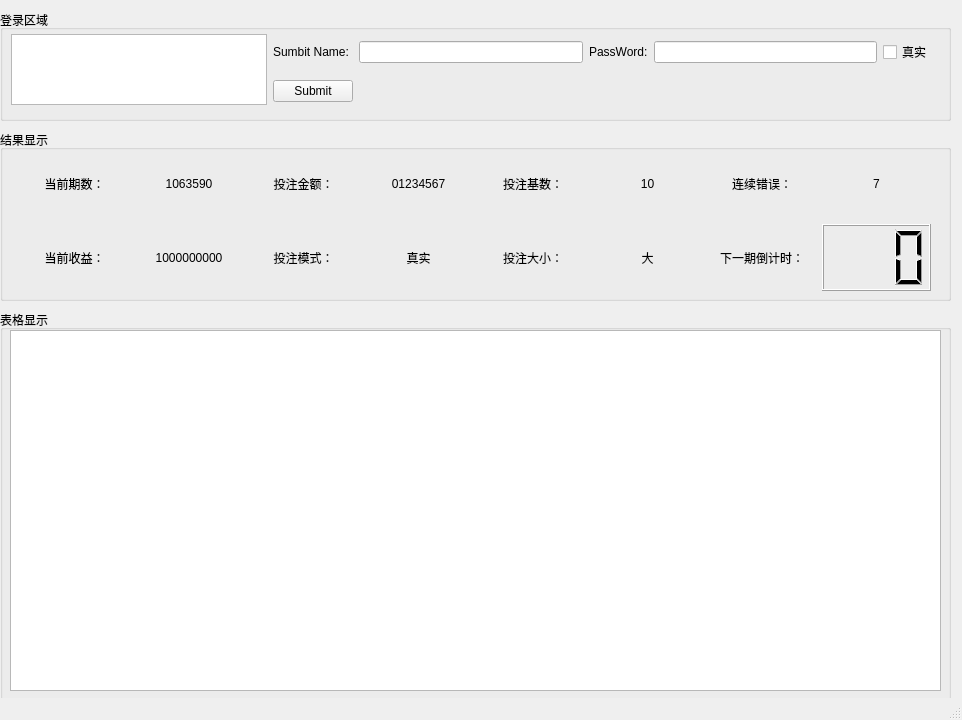
<?xml version="1.0" encoding="UTF-8"?>
<ui version="4.0">
 <class>MainWindow</class>
 <widget class="QMainWindow" name="MainWindow">
  <property name="geometry">
   <rect>
    <x>0</x>
    <y>0</y>
    <width>962</width>
    <height>720</height>
   </rect>
  </property>
  <property name="windowTitle">
   <string>MainWindow</string>
  </property>
  <widget class="QWidget" name="centralwidget">
   <widget class="QGroupBox" name="groupBox">
    <property name="geometry">
     <rect>
      <x>0</x>
      <y>10</y>
      <width>951</width>
      <height>111</height>
     </rect>
    </property>
    <property name="title">
     <string>登录区域</string>
    </property>
    <widget class="QWidget" name="">
     <property name="geometry">
      <rect>
       <x>11</x>
       <y>23</y>
       <width>921</width>
       <height>73</height>
      </rect>
     </property>
     <layout class="QGridLayout" name="gridLayout">
      <item row="0" column="0" rowspan="2">
       <widget class="QGraphicsView" name="graphicsView"/>
      </item>
      <item row="0" column="1">
       <widget class="QLabel" name="label">
        <property name="text">
         <string>Sumbit Name:</string>
        </property>
       </widget>
      </item>
      <item row="0" column="2">
       <widget class="QLineEdit" name="lineEdit"/>
      </item>
      <item row="0" column="3">
       <widget class="QLabel" name="label_2">
        <property name="text">
         <string>PassWord:</string>
        </property>
       </widget>
      </item>
      <item row="0" column="4">
       <widget class="QLineEdit" name="lineEdit_2"/>
      </item>
      <item row="0" column="5">
       <widget class="QCheckBox" name="checkBox">
        <property name="text">
         <string>真实</string>
        </property>
       </widget>
      </item>
      <item row="1" column="1">
       <widget class="QPushButton" name="pushButton">
        <property name="text">
         <string>Submit</string>
        </property>
       </widget>
      </item>
     </layout>
    </widget>
   </widget>
   <widget class="QGroupBox" name="groupBox_2">
    <property name="geometry">
     <rect>
      <x>0</x>
      <y>310</y>
      <width>951</width>
      <height>391</height>
     </rect>
    </property>
    <property name="title">
     <string>表格显示</string>
    </property>
    <widget class="QTableWidget" name="tableWidget">
     <property name="geometry">
      <rect>
       <x>10</x>
       <y>20</y>
       <width>931</width>
       <height>361</height>
      </rect>
     </property>
    </widget>
   </widget>
   <widget class="QGroupBox" name="groupBox_3">
    <property name="geometry">
     <rect>
      <x>0</x>
      <y>130</y>
      <width>951</width>
      <height>171</height>
     </rect>
    </property>
    <property name="title">
     <string>结果显示</string>
    </property>
    <widget class="QWidget" name="">
     <property name="geometry">
      <rect>
       <x>20</x>
       <y>20</y>
       <width>911</width>
       <height>141</height>
      </rect>
     </property>
     <layout class="QGridLayout" name="gridLayout_2">
      <item row="0" column="0">
       <widget class="QLabel" name="label_3">
        <property name="styleSheet">
         <string notr="true">font: 75 10pt &quot;微软雅黑&quot;;</string>
        </property>
        <property name="text">
         <string>当前期数：</string>
        </property>
        <property name="textFormat">
         <enum>Qt::AutoText</enum>
        </property>
        <property name="alignment">
         <set>Qt::AlignCenter</set>
        </property>
       </widget>
      </item>
      <item row="0" column="1">
       <widget class="QLabel" name="label_4">
        <property name="styleSheet">
         <string notr="true">font: 75 10pt &quot;微软雅黑&quot;;</string>
        </property>
        <property name="text">
         <string>1063590</string>
        </property>
        <property name="alignment">
         <set>Qt::AlignCenter</set>
        </property>
       </widget>
      </item>
      <item row="0" column="2">
       <widget class="QLabel" name="label_22">
        <property name="styleSheet">
         <string notr="true">font: 75 10pt &quot;微软雅黑&quot;;</string>
        </property>
        <property name="text">
         <string>投注金额：</string>
        </property>
        <property name="textFormat">
         <enum>Qt::AutoText</enum>
        </property>
        <property name="alignment">
         <set>Qt::AlignCenter</set>
        </property>
       </widget>
      </item>
      <item row="0" column="3">
       <widget class="QLabel" name="label_23">
        <property name="styleSheet">
         <string notr="true">font: 75 10pt &quot;微软雅黑&quot;;</string>
        </property>
        <property name="text">
         <string>01234567</string>
        </property>
        <property name="alignment">
         <set>Qt::AlignCenter</set>
        </property>
       </widget>
      </item>
      <item row="0" column="4">
       <widget class="QLabel" name="label_5">
        <property name="styleSheet">
         <string notr="true">font: 75 10pt &quot;微软雅黑&quot;;</string>
        </property>
        <property name="text">
         <string>投注基数：</string>
        </property>
        <property name="textFormat">
         <enum>Qt::AutoText</enum>
        </property>
        <property name="alignment">
         <set>Qt::AlignCenter</set>
        </property>
       </widget>
      </item>
      <item row="0" column="5">
       <widget class="QLabel" name="label_6">
        <property name="styleSheet">
         <string notr="true">font: 75 10pt &quot;微软雅黑&quot;;</string>
        </property>
        <property name="text">
         <string>10</string>
        </property>
        <property name="alignment">
         <set>Qt::AlignCenter</set>
        </property>
       </widget>
      </item>
      <item row="0" column="6">
       <widget class="QLabel" name="label_7">
        <property name="styleSheet">
         <string notr="true">font: 75 10pt &quot;微软雅黑&quot;;</string>
        </property>
        <property name="text">
         <string>连续错误：</string>
        </property>
        <property name="textFormat">
         <enum>Qt::AutoText</enum>
        </property>
        <property name="alignment">
         <set>Qt::AlignCenter</set>
        </property>
       </widget>
      </item>
      <item row="0" column="7">
       <widget class="QLabel" name="label_8">
        <property name="styleSheet">
         <string notr="true">font: 75 10pt &quot;微软雅黑&quot;;</string>
        </property>
        <property name="text">
         <string>7</string>
        </property>
        <property name="alignment">
         <set>Qt::AlignCenter</set>
        </property>
       </widget>
      </item>
      <item row="1" column="0">
       <widget class="QLabel" name="label_9">
        <property name="styleSheet">
         <string notr="true">font: 75 10pt &quot;微软雅黑&quot;;</string>
        </property>
        <property name="text">
         <string>当前收益：</string>
        </property>
        <property name="textFormat">
         <enum>Qt::AutoText</enum>
        </property>
        <property name="alignment">
         <set>Qt::AlignCenter</set>
        </property>
       </widget>
      </item>
      <item row="1" column="1">
       <widget class="QLabel" name="label_10">
        <property name="styleSheet">
         <string notr="true">font: 75 10pt &quot;微软雅黑&quot;;</string>
        </property>
        <property name="text">
         <string>1000000000</string>
        </property>
        <property name="alignment">
         <set>Qt::AlignCenter</set>
        </property>
       </widget>
      </item>
      <item row="1" column="2">
       <widget class="QLabel" name="label_24">
        <property name="styleSheet">
         <string notr="true">font: 75 10pt &quot;微软雅黑&quot;;</string>
        </property>
        <property name="text">
         <string>投注模式：</string>
        </property>
        <property name="textFormat">
         <enum>Qt::AutoText</enum>
        </property>
        <property name="alignment">
         <set>Qt::AlignCenter</set>
        </property>
       </widget>
      </item>
      <item row="1" column="3">
       <widget class="QLabel" name="label_25">
        <property name="styleSheet">
         <string notr="true">font: 75 10pt &quot;微软雅黑&quot;;</string>
        </property>
        <property name="text">
         <string>真实</string>
        </property>
        <property name="alignment">
         <set>Qt::AlignCenter</set>
        </property>
       </widget>
      </item>
      <item row="1" column="4">
       <widget class="QLabel" name="label_20">
        <property name="styleSheet">
         <string notr="true">font: 75 10pt &quot;微软雅黑&quot;;</string>
        </property>
        <property name="text">
         <string>投注大小：</string>
        </property>
        <property name="textFormat">
         <enum>Qt::AutoText</enum>
        </property>
        <property name="alignment">
         <set>Qt::AlignCenter</set>
        </property>
       </widget>
      </item>
      <item row="1" column="5">
       <widget class="QLabel" name="label_21">
        <property name="styleSheet">
         <string notr="true">font: 75 10pt &quot;微软雅黑&quot;;</string>
        </property>
        <property name="text">
         <string>大</string>
        </property>
        <property name="alignment">
         <set>Qt::AlignCenter</set>
        </property>
       </widget>
      </item>
      <item row="1" column="6">
       <widget class="QLabel" name="label_19">
        <property name="styleSheet">
         <string notr="true">font: 75 10pt &quot;微软雅黑&quot;;</string>
        </property>
        <property name="text">
         <string>下一期倒计时：</string>
        </property>
        <property name="textFormat">
         <enum>Qt::AutoText</enum>
        </property>
        <property name="alignment">
         <set>Qt::AlignCenter</set>
        </property>
       </widget>
      </item>
      <item row="1" column="7">
       <widget class="QLCDNumber" name="lcdNumber">
        <property name="digitCount">
         <number>3</number>
        </property>
       </widget>
      </item>
     </layout>
    </widget>
   </widget>
   <zorder>groupBox</zorder>
   <zorder>groupBox_2</zorder>
   <zorder>groupBox_3</zorder>
   <zorder>groupBox_4</zorder>
  </widget>
  <widget class="QStatusBar" name="statusbar"/>
 </widget>
 <resources/>
 <connections/>
</ui>
